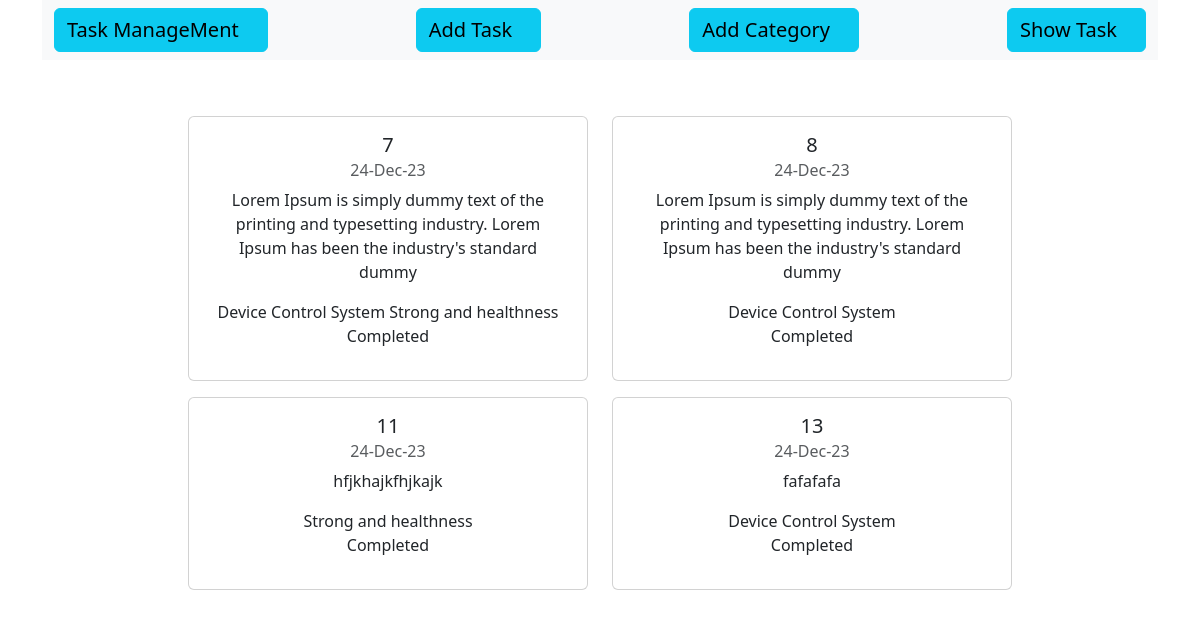
Screenshot of /show_task/ with the database file from the repository.
### task/models.py (models this page shows, shortened)
class Task(models.Model):
    taskTitle = models.CharField(max_length=100)
    taskDescription = models.TextField()
    is_completed = models.BooleanField(default=False)
    TaskAssign_Date = models.DateField(auto_now_add=True )
    Categories = models.ManyToManyField(Category)

### category/models.py (models this page shows)
class Category(models.Model):
    Category_Name = models.CharField(max_length=100)
    def __str__(self):
        return self.Category_Name

### Task_Management_system/views.py (the view)
# urls.py: path('show_task/',views.show_task, name='show_task'),
def show_task(request):
    data = Task.objects.all()
    return render(request,'show_task.html',{"data":data})

### templates/show_task.html
{% extends "base.html" %} {% block content %}
<div class="container mt-5">
    <div class="row column-gap-2 text-center d-flex justify-content-center  ">
        {% for ta in data %}
        <div class="card m-2" style="width: 25rem;">
            <div class="card-body ">
              <h5 class="card-title">{{ta.id}}</h5>
              <h6 class="card-subtitle mb-2 text-body-secondary">{{ta.TaskAssign_Date | date:"d-M-y"}}</h6>
              <p class="card-text">{{ta.taskDescription}}</p>
               {% for ca in ta.Categories.all  %}
                 <span>{{ca}}</span>
                {% endfor %}
              {% if ta.is_completed is True %}
                <p>Completed</p>
              {% else %}
              <div>
                <a href="{% url 'edit_tasks' id=ta.id %}" class="btn">Edit</a>
                <a href="{% url 'delete_tasks' id=ta.id %}" class="btn">Delete</a>
                </div>
              {% endif %}
            </div>
          </div>
        {% endfor %}
      </div>
</div>
{% endblock content %}

### templates/base.html (shortened to what this page needs)
<!DOCTYPE html>
<html lang="en">
<head>
    <link href="https://cdn.jsdelivr.net/npm/bootstrap@5.3.2/dist/css/bootstrap.min.css" rel="stylesheet">
</head>
<body>
    <div class='container'>
        <nav class="navbar bg-body-tertiary">
            <div class="container-fluid">
              <button class="btn btn-info"><a class="navbar-brand" href="{% url 'management' %}">Task ManageMent</a></button>
              <button class="btn btn-info"><a class="navbar-brand" href="{% url 'tasks' %}">Add Task</a></button>
              <button class="btn btn-info"><a class="navbar-brand" href="{% url 'category' %}">Add Category</a></button>
              <button class="btn btn-info"><a class="navbar-brand" href="{% url 'show_task' %}">Show Task</a></button>
            </div>
          </nav>
    </div>
    {% block content %}{% endblock content %}
</body>
</html>

### rows the page displays
Task: id "7", TaskAssign_Date "24-Dec-23", taskDescription "Lorem Ipsum is simply dummy text of the printing and typesetting industry. Lorem Ipsum has been the industry's standard dummy", is_completed "Completed"
Category: Category_Name "Device Control System"
Category: Category_Name "Strong and healthness"
Task: id "8", TaskAssign_Date "24-Dec-23", taskDescription "Lorem Ipsum is simply dummy text of the printing and typesetting industry. Lorem Ipsum has been the industry's standard dummy", is_completed "Completed"
Task: id "11", TaskAssign_Date "24-Dec-23", taskDescription "hfjkhajkfhjkajk", is_completed "Completed"
Task: id "13", TaskAssign_Date "24-Dec-23", taskDescription "fafafafa", is_completed "Completed"
